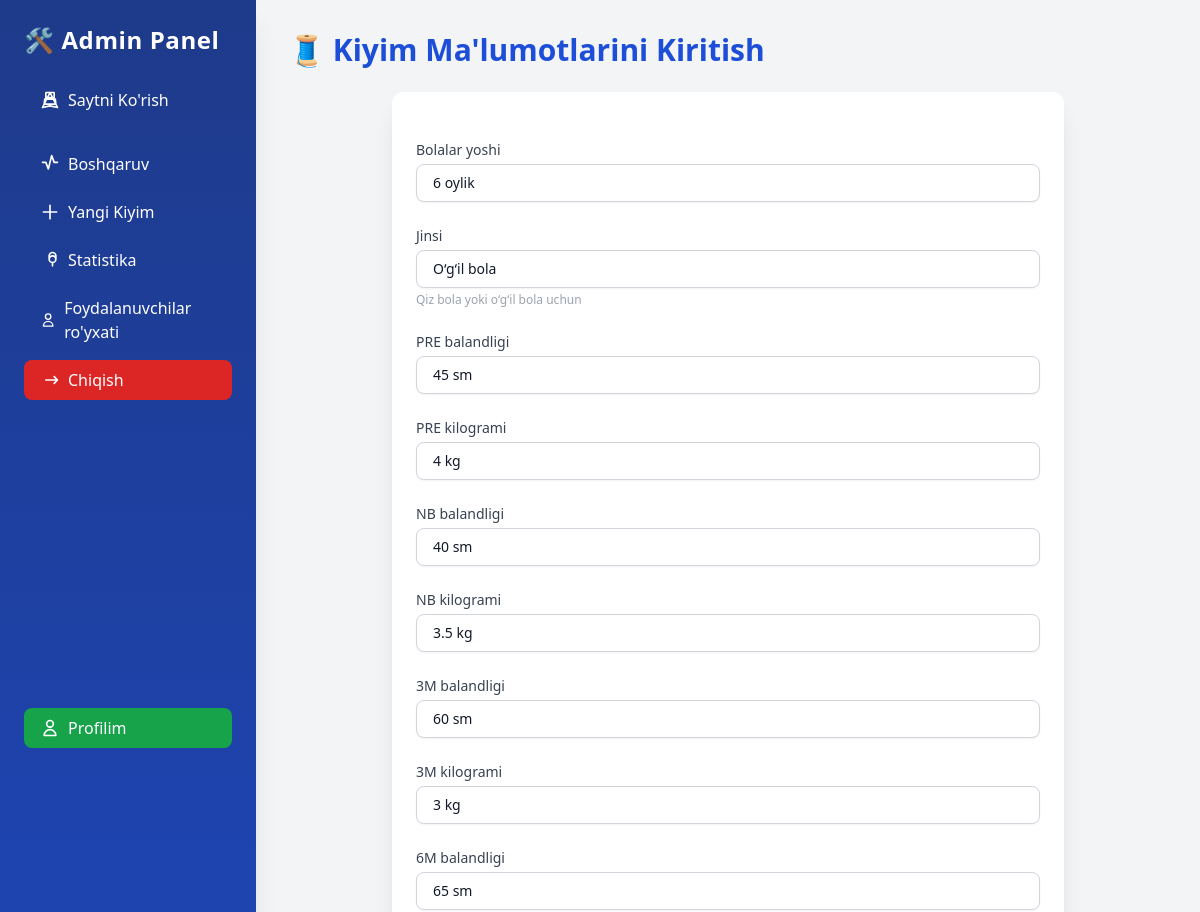
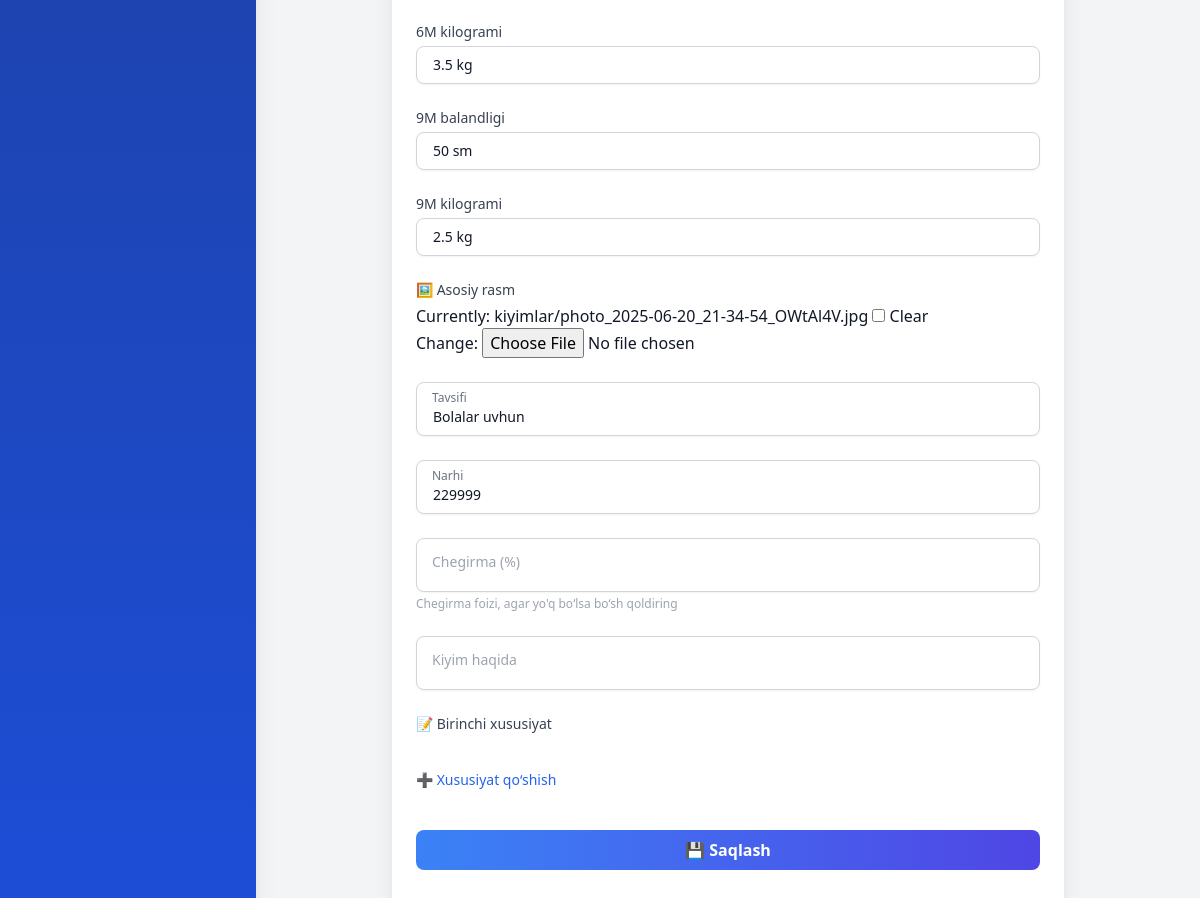
The page /admin-panel/edit/33/ (signed in) on the database its author committed (2 pictures, top to bottom).
### base/models.py (models this page shows, shortened)
class Main_Kiyim(models.Model):
    YOSH_CHOICES = [
        ('1', '1 oylik'),
        ('2', '2 oylik'),
        ('3', '3 oylik'),
        ('4', '4 oylik'),
        ('5', '5 oylik'),
        ('6', '6 oylik'),
        ('7', '7 oylik'),
        ('8', '8 oylik'),
        ('9', '9 oylik'),
        ('9', '9 oylik'),
        ('10', '10 oylik'),             # ✅ Qo‘shildi
        ('11', '11 oylik'),             # ✅ Qo‘shildi
        ('12', '12 oylik'),             # ✅ Qo‘shildi
        ('13', '1 yosh'),               # ✅
        ('14', '2 yosh'),               # ✅
        ('15', '3 yosh'),
        ('16', '4 yosh'),
    ]
    yoshi = models.CharField(
        max_length=2,
        choices=YOSH_CHOICES,
        blank=True,
        null=True,
        verbose_name="Bolalar yoshi"
    )
    GENDER_CHOICES = [
        ('qiz', 'Qiz bola'),
        ('ogil', 'O‘g‘il bola'),
    ]
    jinsi = models.CharField(
        max_length=5,
        choices=GENDER_CHOICES,
        default='qiz',
        verbose_name="Jinsi",
        help_text="Qiz bola yoki o‘g‘il bola uchun"
    )
    BALAND_CHOICES = [
    ('40', '40 sm'),
    ('45', '45 sm'),
    ('50', '50 sm'),
    ('55', '55 sm'),
    ('60', '60 sm'),
    ('65', '65 sm'),
    ('70', '70 sm'),
]
    KG_CHOICES = [
    ('2', '2 kg'),
    ('2.5', '2.5 kg'),
    ('3', '3 kg'),
    ('3.5', '3.5 kg'),
    ('4', '4 kg'),
    ('4.5', '4.5 kg'),
    ('5', '5 kg'),
    ]
    pre_balandligi = models.CharField("PRE balandligi", max_length=50,     choices=BALAND_CHOICES, blank=True, null=True)
    pre_kilogrami = models.CharField("PRE kilogrami", max_length=50, choices=KG_CHOICES,    blank=True, null=True)
    nb_balandligi = models.CharField("NB balandligi", max_length=50, choices=BALAND_CHOICES,    blank=True, null=True)
    nb_kilogrami = models.CharField("NB kilogrami", max_length=50, choices=KG_CHOICES,  blank=True, null=True)
    m3_balandligi = models.CharField("3M balandligi", max_length=50, choices=BALAND_CHOICES,    blank=True, null=True)
    m3_kilogrami = models.CharField("3M kilogrami", max_length=50, choices=KG_CHOICES,  blank=True, null=True)
    m6_balandligi = models.CharField("6M balandligi", max_length=50, choices=BALAND_CHOICES,    blank=True, null=True)
    m6_kilogrami = models.CharField("6M kilogrami", max_length=50, choices=KG_CHOICES,  blank=True, null=True)
    m9_balandligi = models.CharField("9M balandligi", max_length=50, choices=BALAND_CHOICES,    blank=True, null=True)
    m9_kilogrami = models.CharField("9M kilogrami", max_length=50, choices=KG_CHOICES,  blank=True, null=True)
    main_img = models.ImageField(upload_to='kiyimlar/', blank=True, null=True)
    birinchi_img = models.ImageField(upload_to='kiyimlar/', blank=True, null=True)
    ikkinchi_img = models.ImageField(upload_to='kiyimlar/', blank=True, null=True)
    uchinchi_img = models.ImageField(upload_to='kiyimlar/', blank=True, null=True)
    tortinchi_img = models.ImageField(upload_to='kiyimlar/', blank=True, null=True)
    beshinchi_img = models.ImageField(upload_to='kiyimlar/', blank=True, null=True)
    oltinchi_img = models.ImageField(upload_to='kiyimlar/', blank=True, null=True)
    tavsifi = models.CharField(max_length=100)
    narhi = models.PositiveIntegerField()
    skidkasi = models.PositiveIntegerField(
    blank=True,
    null=True,
    verbose_name="Chegirma (%)",
    help_text="Chegirma foizi, agar yo'q bo‘lsa bo‘sh qoldiring"
    )
    kiyim_haqida = models.TextField(null=True, blank=True)
    birinchi_xususiyati = models.CharField(max_length=50, null=True, blank=True)
    ikkinchi_xususiyati = models.CharField(max_length=50, null=True, blank=True)
    uchunchi_xususiyati = models.CharField(max_length=50, null=True, blank=True)
    tortinchi_xususiyati = models.CharField(max_length=50, null=True, blank=True)
    beshinchi_xususiyati = models.CharField(max_length=50, null=True, blank=True)
    oltinchi_xususiyati = models.CharField(max_length=50, null=True, blank=True)
    class Meta:
        verbose_name = "Asosiy kiyim"
        verbose_name_plural = "Asosiy kiyimlar"
        ordering = ['-id']

### controlpanel/views.py (the view)
# urls.py: path('edit/<int:pk>/', views.product_edit, name='product_edit'),
@login_required
def product_edit(request, pk):
    if not request.user.is_staff:
        return redirect('home')
    product = get_object_or_404(Main_Kiyim, pk=pk)
    form = ProductForm(request.POST or None, request.FILES or None, instance=product)
    if form.is_valid():
        form.save()
        return redirect('controlpanel:dashboard')
    return render(request, 'product_form.html', {'form': form})

### controlpanel/forms.py
class ProductForm(forms.ModelForm):
    class Meta:
        model = Main_Kiyim
        fields = '__all__'

### controlpanel/templates/product_form.html (shortened to what this page needs)
{% extends 'admin_base.html' %}
{% block content %}
<h2 class="text-3xl font-bold text-blue-700 mb-6">🧵 Kiyim Ma'lumotlarini Kiritish</h2>
<div class="bg-white p-6 rounded-xl shadow-xl max-w-2xl mx-auto">
  <form method="post" enctype="multipart/form-data" class="space-y-6">{% csrf_token %}
    {% for field in form.visible_fields %}
    {% if field.name not in "birinchi_img ikkinchi_img uchinchi_img tortinchi_img beshinchi_img oltinchi_img ikkinchi_xususiyati uchunchi_xususiyati tortinchi_xususiyati beshinchi_xususiyati oltinchi_xususiyati" %}
    <div class="relative">
      {% if field.name in "yoshi jinsi pre_balandligi pre_kilogrami nb_balandligi nb_kilogrami m3_balandligi m3_kilogrami m6_balandligi m6_kilogrami m9_balandligi m9_kilogrami" %}
        <label for="id_{{ field.name }}" class="block mb-1 text-sm text-gray-700 font-medium">{{ field.label }}</label>
        <select name="{{ field.name }}" id="id_{{ field.name }}"
          class="appearance-none w-full px-4 py-2 pr-10 border border-gray-300 text-sm rounded-lg bg-white shadow-sm focus:outline-none focus:ring-2 focus:ring-blue-500 focus:border-blue-500 transition">
          {% for val, label in field.field.choices %}
            <option value="{{ val }}" {% if field.value == val %}selected{% endif %}>{{ label }}</option>
          {% endfor %}
        </select>
      {% elif field.name == "main_img" %}
        <label class="block mb-1 text-sm font-medium text-gray-700">🖼 Asosiy rasm</label>
        {{ field }}
      {% elif field.name == "birinchi_xususiyati" %}
        <label class="block mb-1 text-sm font-medium text-gray-700">📝 Birinchi xususiyat</label>
        {{ field }}
        <div class="mt-2">
          <button type="button" id="addXususiyatBtn"
            class="text-blue-600 hover:underline text-sm font-medium">
            ➕ Xususiyat qo‘shish
          </button>
        </div>
      {% else %}
        <input type="{{ field.field.widget.input_type|default:'text' }}"
          name="{{ field.name }}" id="id_{{ field.name }}"
          value="{{ field.value|default_if_none:'' }}"
          class="peer w-full px-4 pt-6 pb-2 text-sm text-gray-900 bg-white border border-gray-300 rounded-lg shadow-sm placeholder-transparent focus:outline-none focus:ring-2 focus:ring-blue-500 focus:border-blue-500 transition"
          placeholder="{{ field.label }}">
        <label for="id_{{ field.name }}"
          class="absolute left-4 top-2 text-xs text-gray-500 transition-all peer-placeholder-shown:top-3.5 peer-placeholder-shown:text-sm peer-placeholder-shown:text-gray-400 peer-focus:top-2 peer-focus:text-xs peer-focus:text-blue-600">
          {{ field.label }}
        </label>
      {% endif %}
      {% if field.help_text %}
        <p class="text-xs text-gray-400 mt-1">{{ field.help_text }}</p>
      {% endif %}
    </div>
    {% endif %}
    {% endfor %}
    <div class="pt-4">
      <button type="submit"
        class="w-full bg-gradient-to-r from-blue-500 to-indigo-600 text-white py-2 px-4 rounded-lg hover:from-blue-600 hover:to-indigo-700 font-semibold transition hover:scale-105">
        💾 Saqlash
      </button>
    </div>
  </form>
</div>
{% endblock %}

### rows shown on the page
Main_Kiyim: jinsi "O‘g‘il bola" "45 sm" "40 sm" "3.5 kg" "60 sm" "65 sm" "3.5 kg" "50 sm" "2.5 kg", tavsifi "Bolalar uvhun"

### other values the page prints
{{ field.label }} "Bolalar yoshi" "Jinsi" "PRE balandligi" "PRE kilogrami" "NB balandligi" "NB kilogrami" "3M balandligi" "3M kilogrami" "6M balandligi" "6M kilogrami" "9M balandligi" "9M kilogrami"
{{ field.help_text }} "Qiz bola yoki o‘g‘il bola uchun" "Chegirma foizi, agar yo'q bo‘lsa bo‘sh qoldiring"
{{ field.label }} "Tavsifi" "Narhi" "Chegirma (%)" "Kiyim haqida"
form field yoshi "6 oylik"
form field pre_kilogrami "4 kg"
form field m3_kilogrami "3 kg"
